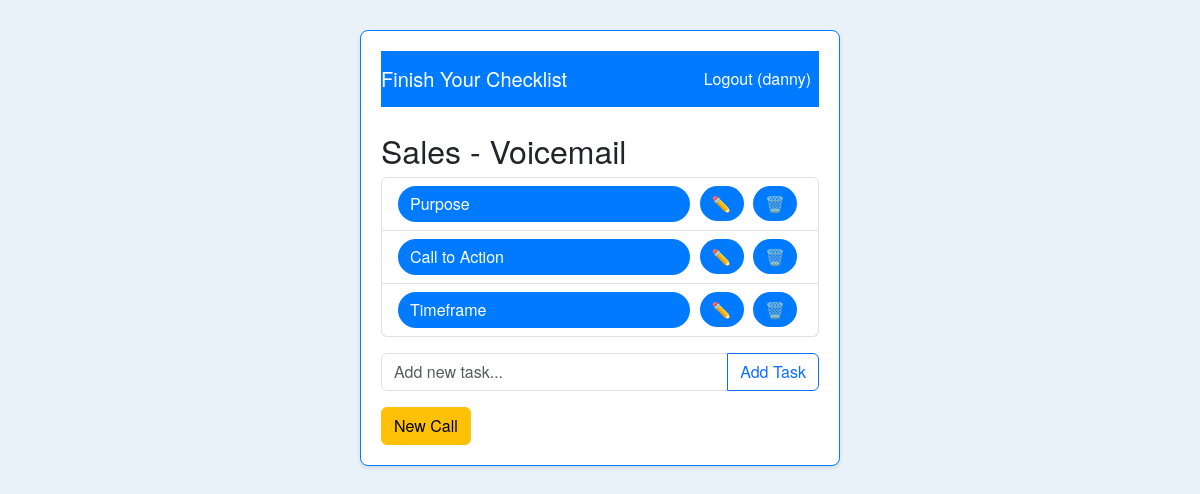
The app's page /checklist/sales/voicemail (signed in) with its own data.
### your_project/app.py (models this page shows, shortened)
class User(UserMixin, db.Model):
    id = db.Column(db.Integer, primary_key=True)
    username = db.Column(db.String(150), unique=True, nullable=False)
    password_hash = db.Column(db.String(150), nullable=False)
    tasks = db.relationship('Task', backref='owner', lazy=True)

class Task(db.Model):
    id = db.Column(db.Integer, primary_key=True)
    user_id = db.Column(db.Integer, db.ForeignKey('user.id'), nullable=False)
    call_type = db.Column(db.String(50), nullable=False)
    checklist_type = db.Column(db.String(50), nullable=False)
    text = db.Column(db.String(250), nullable=False)
    done = db.Column(db.Boolean, default=False)
    parent_task_id = db.Column(db.Integer, db.ForeignKey('task.id'), nullable=True)
    subtasks = db.relationship('Task', backref=db.backref('parent', remote_side=[id]), lazy=True)
    created_at = db.Column(db.DateTime, default=datetime.utcnow)

### your_project/app.py (the view)
@app.route("/checklist/<call_type>/<checklist_type>")
@login_required
def checklist(call_type, checklist_type):
    populate_default_tasks(current_user, call_type, checklist_type)
    tasks = Task.query.filter_by(
        user_id=current_user.id,
        call_type=call_type,
        checklist_type=checklist_type,
        parent_task_id=None
    ).order_by(Task.id).all()
    return render_template("checklist.html", call_type=call_type, checklist_type=checklist_type, tasks=tasks)

### your_project/app.py (called while the page is built, shortened)
@login_manager.user_loader
def load_user(user_id):
    return User.query.get(int(user_id))

def populate_default_tasks(user, call_type, checklist_type):
    existing = Task.query.filter_by(
        user_id=user.id, call_type=call_type, checklist_type=checklist_type, parent_task_id=None
    ).first()

### your_project/templates/checklist.html (shortened to what this page needs)
{% extends "base.html" %}
{% block content %}
  <h2>{{ call_type.capitalize() }} - {{ checklist_type.capitalize() }}</h2>
  <ul class="list-group mb-3">
    {% for task in tasks %}
      <li class="list-group-item d-flex justify-content-between align-items-center">
        <a href="{{ url_for('toggle_task', task_id=task.id) }}"
           class="button-emoji task-text {% if task.done %}done-task{% endif %} text-start">
          {{ task.text }}
        </a>
        <div>
          <a href="{{ url_for('edit_task', task_id=task.id) }}" class="button-emoji">✏️</a>
          <a href="{{ url_for('delete_task', task_id=task.id) }}" class="button-emoji">🗑️</a>
        </div>
      </li>
    {% endfor %}
  </ul>
  <form action="{{ url_for('add_task', call_type=call_type, checklist_type=checklist_type) }}" method="post">
    <div class="input-group">
      <input type="text" name="task_text" class="form-control" placeholder="Add new task..." required>
      <button class="btn btn-outline-primary" type="submit">Add Task</button>
    </div>
  </form>
  <a href="{{ url_for('new_call', call_type=call_type, checklist_type=checklist_type) }}" class="btn btn-warning mt-3">
    New Call
  </a>
{% endblock %}

### your_project/templates/base.html (shortened to what this page needs)
<!DOCTYPE html>
<html lang="en">
<head>
    <link href="https://cdn.jsdelivr.net/npm/bootstrap@5.3.0/dist/css/bootstrap.min.css" rel="stylesheet">
    <link rel="stylesheet" href="{{ url_for('static', filename='style.css') }}">
</head>
<body>
    <div class="custom-container">
        <nav class="navbar navbar-expand-lg mb-4">
            <a class="navbar-brand" href="{{ url_for('home') }}">Finish Your Checklist</a>
            <div class="collapse navbar-collapse">
                <ul class="navbar-nav ms-auto">
                    {% if current_user.is_authenticated %}
                    <li class="nav-item">
                        <a class="nav-link" href="{{ url_for('logout') }}">Logout ({{ current_user.username }})</a>
                    </li>
                    {% else %}
                    <li class="nav-item">
                        <a class="nav-link" href="{{ url_for('login') }}">Login</a>
                    </li>
                    {% endif %}
                </ul>
            </div>
        </nav>
        {% block content %}{% endblock %}
    </div>
</body>
</html>

### your_project/static/style.css (style rules this page uses)
body { background-color: #e9f2f9; font-family: "Helvetica Neue", Helvetica, Arial, sans-serif; margin: 0; padding: 0; }
.custom-container { max-width: 480px; margin: 30px auto; background-color: #fff; border: 1px solid #007bff; border-radius: 8px; padding: 20px; box-shadow: 0 2px 4px rgba(0,0,0,0.1); }
.navbar { background-color: #007bff; }
.navbar-brand, .nav-link { color: #fff !important; }
.button-emoji { font-size: 1rem; padding: 6px 12px; border: none; background-color: #007bff; color: #fff; border-radius: 25px; margin-right: 5px; cursor: pointer; transition: background-color 0.3s ease, transform 0.2s; text-decoration: none; }
.list-group-item a.task-text { flex: 1; margin-right: 10px; white-space: normal; }
.list-group-item { white-space: nowrap; overflow: hidden; }

### records on screen
User: username "danny"
Task: text "Purpose"
Task: text "Call to Action"
Task: text "Timeframe"

### other values on screen
{{ call_type.capitalize() }} "Sales"
{{ checklist_type.capitalize() }} "Voicemail"
